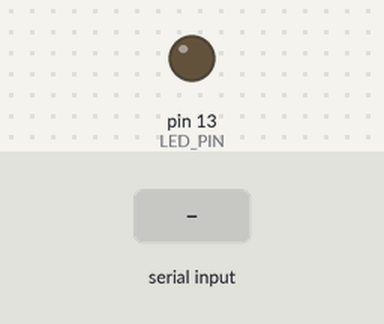
This sketch was run on a simulated Arduino Uno, built with avr-gcc and run on an emulated ATmega328P. Shown: output pins drawn as LEDs (lit = HIGH). The test bench sets the inputs (shaded band).

Above: at 1.2 s.
1.3 s: "ON\n" received over Serial
At 1.7 s:
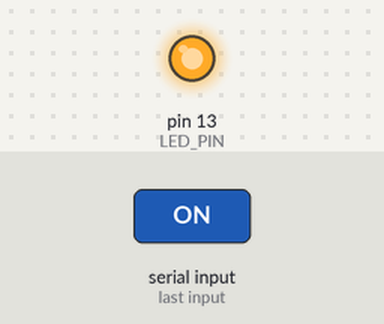
2.8 s: "OFF\n" received over Serial
At 4.1 s:
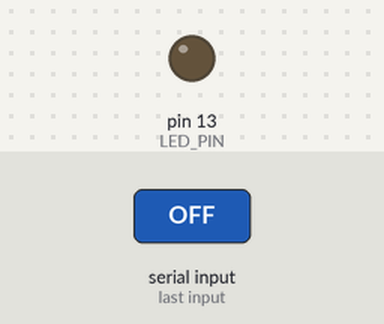
Timing chart, 0 to 5.8 s (numbered marks = the images above; inputs shaded):
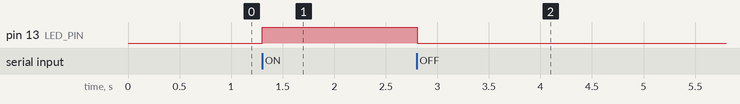

The sketch:

led_bridge.ino
```cpp
// Minimal serial bridge for the desktop-pet's on_enter_home / on_exit_home
// hooks. Turns an LED on when the cat comes home, off when it leaves.
//
// Wiring: works with no wiring at all using the board's onboard LED
// (LED_BUILTIN). For a more visible external LED instead, connect its long
// leg (anode) through a ~220ohm resistor to pin 13, and its short leg
// (cathode) to GND, and change LED_PIN below to 13.
//
// Protocol: one line per command over serial at 9600 baud — "ON\n" or
// "OFF\n". See ../../arduino_led.sh, the shell side of this bridge.

const int LED_PIN = LED_BUILTIN;
String line;

void setup() {
  pinMode(LED_PIN, OUTPUT);
  digitalWrite(LED_PIN, LOW);
  Serial.begin(9600);
}

void loop() {
  while (Serial.available()) {
    char c = Serial.read();
    if (c == '\n') {
      line.trim();
      if (line == "ON") {
        digitalWrite(LED_PIN, HIGH);
      } else if (line == "OFF") {
        digitalWrite(LED_PIN, LOW);
      }
      line = "";
    } else if (c != '\r') {
      line += c;
    }
  }
}
```

Measured:
- after the input at 1.3 s, pin 13 (LED_PIN): LOW → HIGH at once
- after the input at 2.8 s, pin 13 (LED_PIN): HIGH → LOW at once
